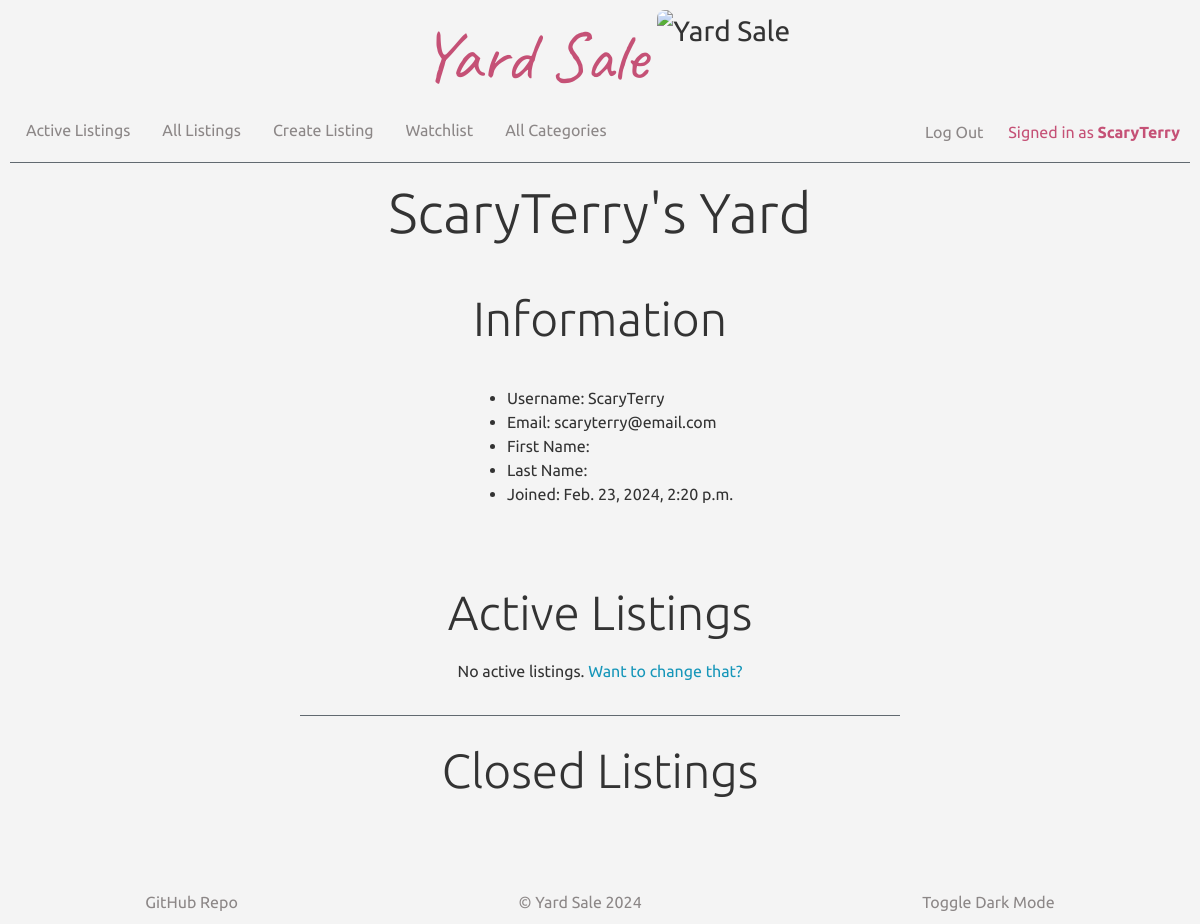
/profile/3 (signed in), run on an earlier commit of the app's database.
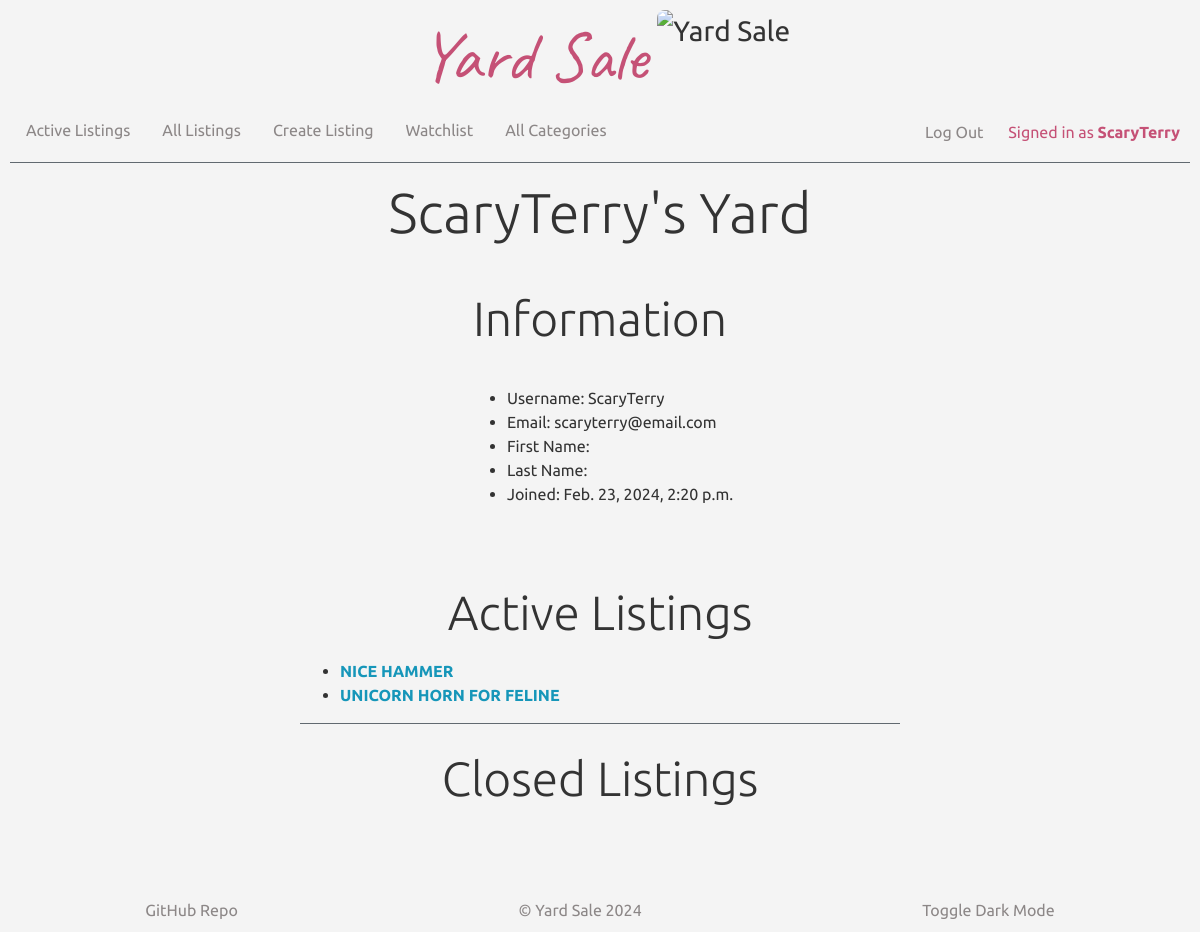
And on a later commit of the database.
### auctions/models.py (models this page shows, shortened)
class Listing(models.Model):
    active = models.BooleanField(default=True)
    categories = models.ManyToManyField(Category, related_name="listings")
    date = models.DateTimeField(auto_now_add=True)
    description = models.TextField()
    image = models.URLField(blank=True)
    starting_bid = models.DecimalField(max_digits=10, decimal_places=2, default=0.00)
    price = models.DecimalField(max_digits=10, decimal_places=2)
    title = models.CharField(max_length=64)
    user = models.ForeignKey(User, on_delete=models.CASCADE, related_name="listings")

### auctions/views.py (the view)
# urls.py: path('profile/<int:user_id>', views.profile, name='profile'),
@login_required
def profile(request, user_id):
    user = User.objects.get(pk=user_id)
    listings = Listing.objects.filter(user=user)
    watchlist = Watchlist.objects.filter(user=user)
    winners = Winner.objects.filter(listing__user=user)
    current_user = request.user
    return render(request, "auctions/profile.html", {
        "user": user,
        "listings": listings,
        "watchlist": watchlist,
        "winners": winners,
        "user_info_form": UserInfoForm(instance=user),
        "current_user": current_user
    })

### auctions/templates/auctions/profile.html (shortened to what this page needs)
{% extends "auctions/layout.html" %}
{% block navbar %}
    <li class="nav-item">
        <a class="nav-link" href="{% url 'index' %}">Active Listings</a>
    </li>
    <li class="nav-item">
        <a class="nav-link" href="{% url 'listings' %}">All Listings</a>
    </li>
    <li class="nav-item">
        <a class="nav-link" href="{% url 'create' %}">Create Listing</a>
    </li>
    <li class="nav-item">
        <a class="nav-link" href="{% url 'watchlist' %}">Watchlist</a>
    </li>
    <li class="nav-item">
        <a class="nav-link" href="{% url 'categories' %}">All Categories</a>
    </li>
{% endblock %}
{% block body %}
<div class="profile-page-content">
    <h1>{{ user.username }}'s Yard</h1>
    <h2>Information</h2>
    <div class="profile-info">
        <ul>
            <li>Username: {{ user.username }}</li>
            <li>Email: {{ user.email }}</li>
            <li>First Name: {{ user.first_name }}</li>
            <li>Last Name: {{ user.last_name }}</li>
            <li>Joined: {{ user.date_joined }}</li>
        </ul>
    <h2>Active Listings</h2>
    <div class="profile-listings">
        {% if user.listings.all.count == 0 %}
            <div class="center-container">
                <p>No active listings. <a href="{% url 'create' %}">Want to change that?</a></p>
            </div>
        {% endif %}
        <ul>
            {% for listing in user.listings.all %}
                {% if listing.active == True %}
                    <li class="li-listing">
                        <a class="bold" href="{% url 'listing' listing.id %}">{{ listing.title }}</a>
                    </li>
                {% endif %}
            {% endfor %}
        </ul>
        <hr>
    </div>
    <h2>Closed Listings</h2>
    <div id="profile-closed-listings" class="profile-listings">
    </div>
</div>
{% endblock %}

What changed in the data, as far as the page shows it:
added Listing: title "NICE HAMMER"
added Listing: title "UNICORN HORN FOR FELINE"
Also different on the page:
text no longer shown: "No active listings. Want to change that?"
